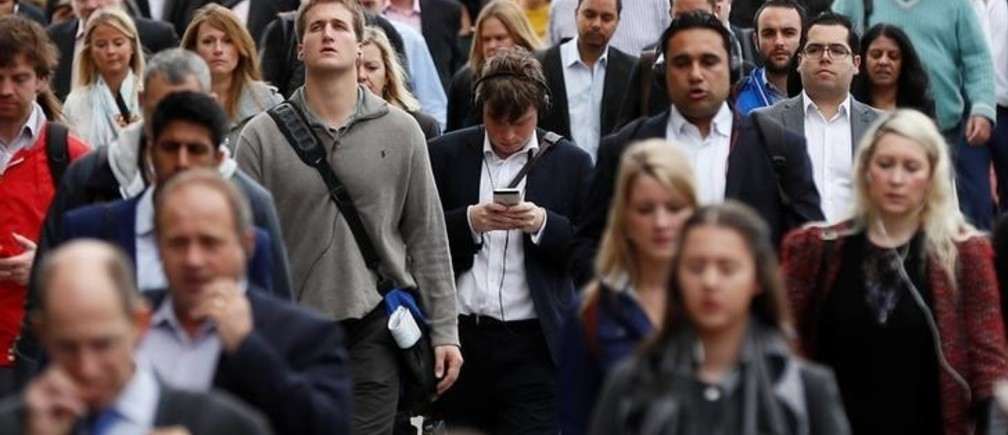
#> input picture [4] - GUI/CROP/ppl.jpg, 1008 x 435 px
$ python -i scripts.py   (imports and definitions only)
#> lines starting #> are read from the running program, lines starting #| are printed output that depends on the picture
# Importation des bibliothèques nécessaires
import numpy as np
import cv2
from scipy import ndimage
import math
from copy import deepcopy

# Définition de la classe Images pour le traitement d'images
class Images:
    def __init__(self, img):
        # Chargement de l'image depuis le fichier spécifié
#> called with img = '../../[4] - GUI/CROP/ppl.jpg'
        self.img = cv2.imread(img, 1)
#> self.img is the input picture: shape (435, 1008, 3); mean B, G, R 75.4, 75.9, 88.5
        # Redimensionnement de l'image pour s'adapter à une taille prédéfinie
        if self.img.shape[0] / self.img.shape[1] < 0.76:
            self.img_width = 1100
            self.img_height = int(self.img_width * self.img.shape[0] / self.img.shape[1])
#> self.img_height = 474
        else:
            self.img_height = 700
            self.img_width = int(self.img_height * self.img.shape[1] / self.img.shape[0])
        self.img = cv2.resize(self.img, (self.img_width, self.img_height))
#> self.img: shape (474, 1100, 3)
        # Création d'une copie de l'image originale pour les opérations de réinitialisation
        self.img_copy = deepcopy(self.img)
        self.grand_img_copy = deepcopy(self.img)
        # Extraction du nom et du format de l'image à des fins de sauvegarde ultérieure
        self.img_name = img.split('\\')[-1].split(".")[0]
        self.img_format = img.split('\\')[-1].split(".")[1]
        # Initialisation des variables de recadrage
        self.left, self.right, self.top, self.bottom = None, None, None, None

    # Méthode pour ajuster automatiquement le contraste de l'image
    def auto_contrast(self):
        # Calcul de l'histogramme de l'image en niveaux de gris
        clip_hist_percent = 20
        gray = cv2.cvtColor(self.img, cv2.COLOR_BGR2GRAY)
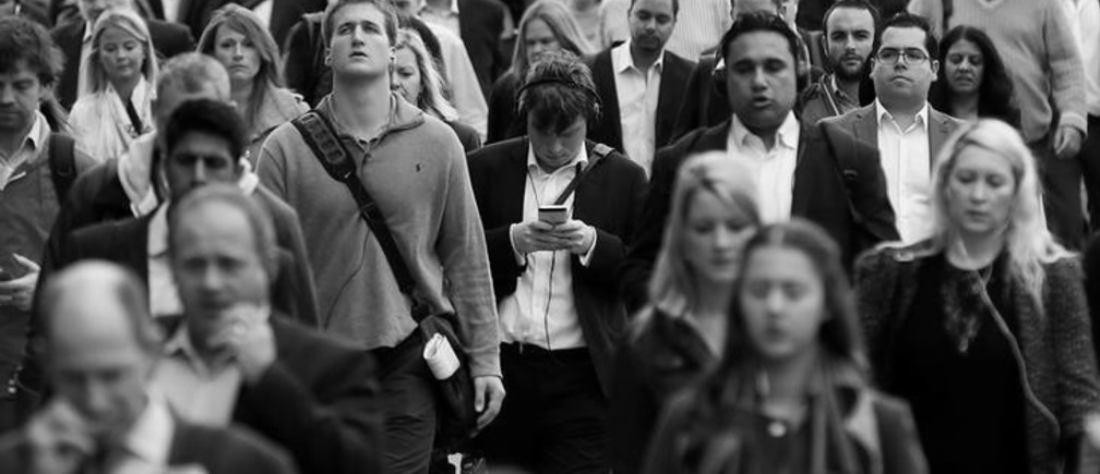
#> gray: shape (474, 1100); min 0, max 251, mean 79.5
        hist = cv2.calcHist([gray], [0], None, [256], [0, 256])
#> hist = 256 values, max 10836 at index 3, min 0 at index 252, mean 2036.7
        hist_size = len(hist)
#> hist_size = 256
        accumulator = [float(hist[0])]
#> accumulator = [1888]
        for index in range(1, hist_size):
            accumulator.append(accumulator[index - 1] + float(hist[index]))
#> after the loop, accumulator = 256 values from 1888 to 521400
        maximum = accumulator[-1]
#> maximum = 521400
        clip_hist_percent *= (maximum / 100.0)
#> clip_hist_percent = 104280
        clip_hist_percent /= 2.0
#> clip_hist_percent = 52140
        minimum_gray = 0
        while accumulator[minimum_gray] < clip_hist_percent:
            minimum_gray += 1
#> this loop made 10 passes
#> after the loop, minimum_gray = 10
        maximum_gray = hist_size - 1
#> maximum_gray = 255
        while accumulator[maximum_gray] >= (maximum - clip_hist_percent):
            maximum_gray -= 1
#> this loop made 79 passes
#> maximum_gray on passes 1 to 12: 254, 253, 252, 251, 250, 249, 248, 247, 246, 245, 244, 243
#> after the loop, maximum_gray = 176
        # Calcul des paramètres d'ajustement du contraste
        alpha = 255 / (maximum_gray - minimum_gray)
#> alpha = 1.54
        beta = -minimum_gray * alpha
#> beta = -15.36
        # Application de l'ajustement du contraste à l'image
        self.img = cv2.convertScaleAbs(self.img, alpha=alpha, beta=beta)
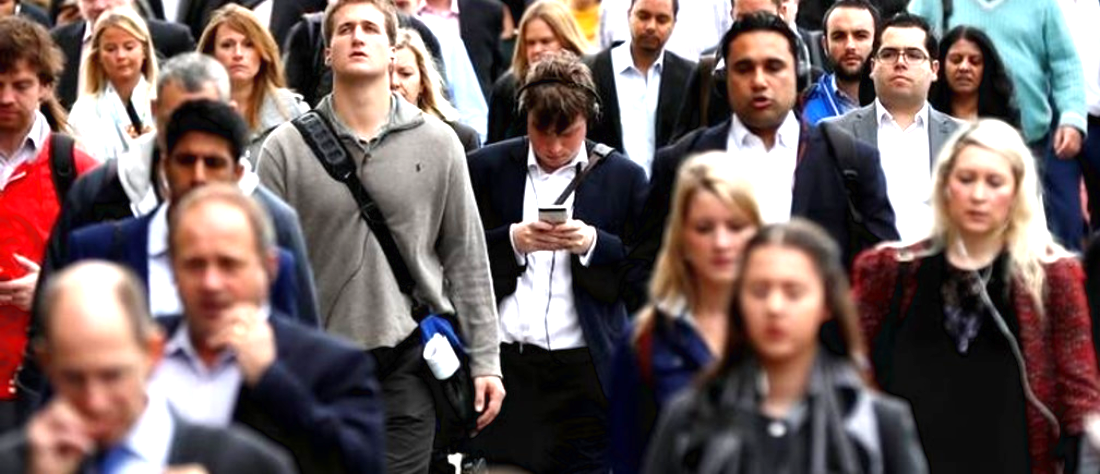
#> self.img: shape (474, 1100, 3); mean B, G, R 97.3, 99.2, 116.8

    # Autres méthodes pour les opérations de traitement d'images...
    # (auto_sharpen, auto_cartoon, auto_invert, change_b_c, change_saturation, remove_color, crop_img, rotate_img,
    # detect_face, bypass_censorship, save_img, reset, grand_reset)

# Fonction principale pour tester la classe Images
def main():
    # Chemin de l'image à charger
    path = "ppl.jpg"
    # Création d'une instance de la classe Images avec l'image spécifiée
    img = Images(path)
    # Extraction du nom de l'image
    img_name = path.split('\\')[-1].split(".")[0]
    # Affichage de l'image dans une fenêtre OpenCV
    cv2.imshow(img_name, img.img)
    cv2.waitKey()
    cv2.destroyAllWindows()

# Vérification si le script est exécuté en tant que programme principal
# [3 lines not run here, left out]

>>> result = Images('../../[4] - GUI/CROP/ppl.jpg').auto_contrast()
